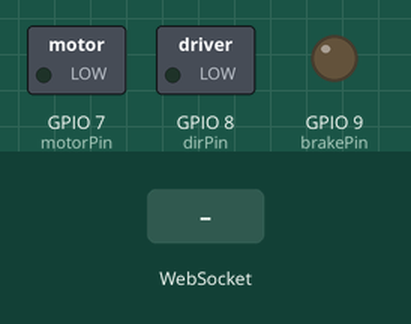
Recording of a sketch running on a simulated ESP32-S3. Shown: switched loads named in the sketch (green lamp = pin HIGH), output pins drawn as LEDs (lit = HIGH). Dashed ring = blinking. The test bench sets the inputs (shaded band). WiFi joins after 1.5 s; servers stay silent unless stated; what the sketch prints to the serial monitor is not drawn.

Above: at 2.7 s.
2.8 s: WebSocket text "AUTO:TOGGLE" received
At 3.2 s:
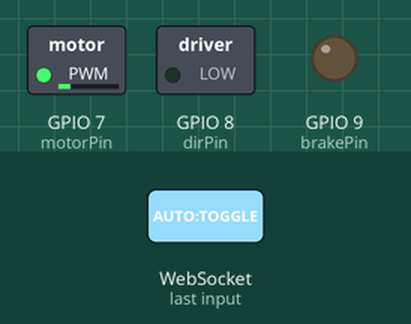
5.8 s: WebSocket text "DIR:TOGGLE" received
At 6.2 s:
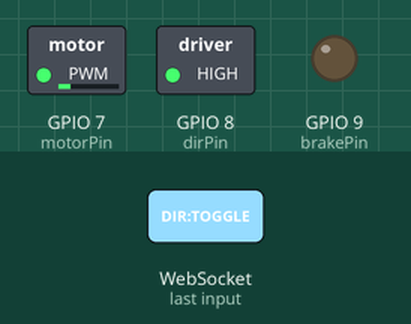
8.8 s: WebSocket text "PWM:" received
10.3 s: WebSocket text "BRAKE:TOGGLE" received
At 11.3 s:
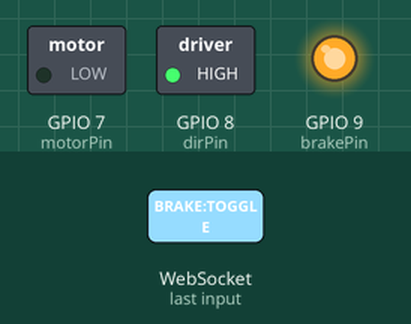
11.8 s: WebSocket text "DIR:TOGGLE" received
At 12.5 s:
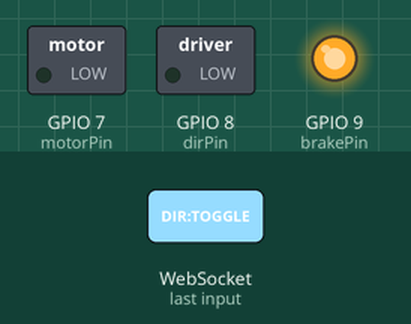
13.3 s: WebSocket text "AUTO:TOGGLE" received
At 14.2 s:
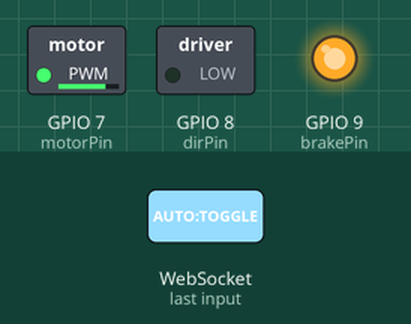
Timing chart, 0 to 17.3 s (numbered marks = the images above; inputs shaded):
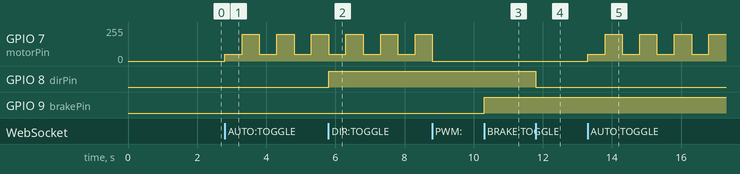

Measured:
- after the input at 2.8 s, GPIO 7 (motorPin): alternates 199/255 for 0.50 s and 50/255 for 0.50 s, starting at once
- after the input at 5.8 s, GPIO 8 (dirPin): LOW → HIGH at once
- after the input at 10.3 s, GPIO 9 (brakePin): LOW → HIGH at once
- after the input at 11.8 s, GPIO 8 (dirPin): HIGH → LOW at once
- after the input at 13.3 s, GPIO 7 (motorPin): alternates 199/255 for 0.50 s and 50/255 for 0.50 s, starting at once

The sketch:

Motor_PWM_med_retning_og_brems.ino
```cpp
#include <WiFi.h>
#include <WebSocketsServer.h>
#include <driver/ledc.h>
#include <WebServer.h>

// ====== Nettverksinnstillinger ======
// Skriv inn navn og passord for ditt eget WiFi før du laster opp programmet.
const char* ssid     = "DITT_WIFI_NAVN";
const char* password = "DITT_WIFI_PASSORD";

// ====== Pins ======
const int motorPin = 7;     // PWM utgang
const int dirPin   = 8;     // Retning
const int brakePin = 9;     // Brems

// ====== PWM ======
const int pwmChannel = 0;
const int pwmFreq = 40000;      // 40 kHz
const int pwmResolutionBits = 8; // 8-bit (0..255)

// ====== Web & WS ======
WebServer server(80);
WebSocketsServer webSocket = WebSocketsServer(81);

// ====== Auto-program variabler ======
bool autoMode = false;
int lowSpeed = 50;
int highSpeed = 200;
int lowTime = 500;   // ms (50..3000)
int highTime = 500;  // ms (50..3000)
unsigned long lowTimeMs = lowTime;
unsigned long highTimeMs = highTime;

enum AutoState { IDLE, RUN_LOW, RUN_HIGH };
AutoState autoState = IDLE;
unsigned long stateStart = 0;

// ====== Enkel HTML (slidere + knapper) ======
const char htmlPage[] PROGMEM = R"rawliteral(
<!DOCTYPE html>
<html>
<head>
  <meta charset="UTF-8">
  <title>Motorstyring ESP32</title>
  <style>
    body { font-family: Arial; text-align: center; margin-top: 18px; }
    .slider { width: 95%; height: 60px; margin: 8px 0; }
    button { font-size: 18px; padding: 12px 28px; margin: 10px; }
    .small { font-size: 14px; color: #444; }
  </style>
</head>
<body>
  <h2>Motorstyring ESP32</h2>

  <h3>Manuell</h3>
  <input id="pwmSlider" type="range" min="0" max="255" value="0" class="slider">
  <p>Fart (RAW 0-255): <span id="pwmVal">0</span></p>
  <button onclick="sendCmd('DIR:TOGGLE')">Bytt Retning</button>
  <button onclick="sendCmd('BRAKE:TOGGLE')">Brems</button>

  <hr>
  <h3>Auto Program</h3>
  <p>Lav hastighet: <span id="lowSpeedVal">50</span></p>
  <input id="lowSpeed" type="range" min="0" max="255" value="50" class="slider">
  <p>Høy hastighet: <span id="highSpeedVal">200</span></p>
  <input id="highSpeed" type="range" min="0" max="255" value="200" class="slider">
  <p>Tid lav (ms): <span id="lowTimeVal">500</span></p>
  <input id="lowTime" type="range" min="50" max="3000" value="500" class="slider">
  <p>Tid høy (ms): <span id="highTimeVal">500</span></p>
  <input id="highTime" type="range" min="50" max="3000" value="500" class="slider">

  <p><button onclick="sendCmd('AUTO:TOGGLE')">Start/Stop Auto</button></p>

<script>
  var ws;
  function init() {
    ws = new WebSocket('ws://' + window.location.hostname + ':81/');
    ws.onopen = function(){ console.log('ws open'); };
    ws.onmessage = function(evt){ console.log('recv', evt.data); };

    var pwm = document.getElementById('pwmSlider');
    var pwmVal = document.getElementById('pwmVal');
    pwm.oninput = function() {
      pwmVal.innerText = this.value;
      ws.send('PWM:' + this.value);
    };

    var ls = document.getElementById('lowSpeed');
    var hs = document.getElementById('highSpeed');
    var lt = document.getElementById('lowTime');
    var ht = document.getElementById('highTime');

    ls.oninput = function(){ document.getElementById('lowSpeedVal').innerText = this.value; ws.send('AUTO:LOWSPD:' + this.value); };
    hs.oninput = function(){ document.getElementById('highSpeedVal').innerText = this.value; ws.send('AUTO:HGHSPD:' + this.value); };
    lt.oninput = function(){ document.getElementById('lowTimeVal').innerText = this.value; ws.send('AUTO:LOWT:' + this.value); };
    ht.oninput = function(){ document.getElementById('highTimeVal').innerText = this.value; ws.send('AUTO:HGHT:' + this.value); };
  }

  function sendCmd(cmd){
    if (ws && ws.readyState === WebSocket.OPEN) ws.send(cmd);
  }
  window.addEventListener('load', init);
</script>
</body>
</html>
)rawliteral";

// ====== Hjelpefunksjon ======
int valueAfterLastColon(const String &s) {
  int idx = s.lastIndexOf(':');
  if (idx < 0) return 0;
  return s.substring(idx + 1).toInt();
}

// ====== WebSocket event ======
void onWebSocketEvent(uint8_t num, WStype_t type, uint8_t * payload, size_t length) {
  if (type != WStype_TEXT) return;
  String msg = String((char*)payload);
  Serial.printf("WS mottatt: %s\n", msg.c_str());

  if (msg.startsWith("PWM:")) {
    int duty = constrain(valueAfterLastColon(msg), 0, 255);
    ledc_set_duty(LEDC_LOW_SPEED_MODE, (ledc_channel_t)pwmChannel, duty);
    ledc_update_duty(LEDC_LOW_SPEED_MODE, (ledc_channel_t)pwmChannel);
    autoMode = false;
    autoState = IDLE;
    Serial.printf("Manuell PWM %d -> auto OFF\n", duty);
  }
  else if (msg.startsWith("DIR:TOGGLE")) {
    digitalWrite(dirPin, !digitalRead(dirPin));
    Serial.printf("DIR toggled -> %d\n", digitalRead(dirPin));
  }
  else if (msg.startsWith("BRAKE:TOGGLE")) {
    digitalWrite(brakePin, !digitalRead(brakePin));
    Serial.printf("BRAKE toggled -> %d\n", digitalRead(brakePin));
  }
  else if (msg.startsWith("AUTO:LOWSPD:")) {
    lowSpeed = constrain(valueAfterLastColon(msg), 0, 255);
    Serial.printf("Set lowSpeed=%d\n", lowSpeed);
  }
  else if (msg.startsWith("AUTO:HGHSPD:")) {
    highSpeed = constrain(valueAfterLastColon(msg), 0, 255);
    Serial.printf("Set highSpeed=%d\n", highSpeed);
  }
  else if (msg.startsWith("AUTO:LOWT:")) {
    lowTime = constrain(valueAfterLastColon(msg), 50, 3000);
    lowTimeMs = (unsigned long)lowTime;
    Serial.printf("Set lowTime=%d ms\n", lowTime);
  }
  else if (msg.startsWith("AUTO:HGHT:")) {
    highTime = constrain(valueAfterLastColon(msg), 50, 3000);
    highTimeMs = (unsigned long)highTime;
    Serial.printf("Set highTime=%d ms\n", highTime);
  }
  else if (msg.startsWith("AUTO:TOGGLE")) {
    autoMode = !autoMode;
    if (autoMode) {
      autoState = RUN_LOW;
      stateStart = millis();
      lowTimeMs = (unsigned long)lowTime;
      highTimeMs = (unsigned long)highTime;
      ledc_set_duty(LEDC_LOW_SPEED_MODE, (ledc_channel_t)pwmChannel, lowSpeed);
      ledc_update_duty(LEDC_LOW_SPEED_MODE, (ledc_channel_t)pwmChannel);
      Serial.println("Auto mode ON -> startet RUN_LOW");
    } else {
      autoState = IDLE;
      ledc_set_duty(LEDC_LOW_SPEED_MODE, (ledc_channel_t)pwmChannel, 0);
      ledc_update_duty(LEDC_LOW_SPEED_MODE, (ledc_channel_t)pwmChannel);
      Serial.println("Auto mode OFF -> motor stoppet");
    }
  }
}

void setup() {
  Serial.begin(115200);
  delay(10);

  // ====== WiFi uten fast IP (DHCP) ======
  WiFi.begin(ssid, password);
  Serial.print("Kobler til WiFi");
  while (WiFi.status() != WL_CONNECTED) {
    delay(300);
    Serial.print(".");
  }
  Serial.println();
  Serial.print("IP: ");
  Serial.println(WiFi.localIP());

  // ====== HTTP-server ======
  server.on("/", [](){
    server.send_P(200, "text/html", htmlPage);
  });
  server.begin();

  // ====== WebSocket ======
  webSocket.begin();
  webSocket.onEvent(onWebSocketEvent);

  // ====== PWM (LEDC) ======
  ledc_timer_config_t timer_cfg = {
    .speed_mode = LEDC_LOW_SPEED_MODE,
    .duty_resolution = (ledc_timer_bit_t)pwmResolutionBits,
    .timer_num = LEDC_TIMER_0,
    .freq_hz = pwmFreq,
    .clk_cfg = LEDC_AUTO_CLK
  };
  ledc_timer_config(&timer_cfg);

  ledc_channel_config_t ch_cfg = {
    .gpio_num = motorPin,
    .speed_mode = LEDC_LOW_SPEED_MODE,
    .channel = (ledc_channel_t)pwmChannel,
    .intr_type = LEDC_INTR_DISABLE,
    .timer_sel = LEDC_TIMER_0,
    .duty = 0,
    .hpoint = 0
  };
  ledc_channel_config(&ch_cfg);

  // ====== I/O ======
  pinMode(dirPin, OUTPUT);
  pinMode(brakePin, OUTPUT);
  digitalWrite(dirPin, LOW);
  digitalWrite(brakePin, LOW);

  Serial.println("Setup ferdig.");
}

void loop() {
  webSocket.loop();
  server.handleClient();

  if (!autoMode) return;

  unsigned long now = millis();
  unsigned long elapsed = now - stateStart;

  switch (autoState) {
    case RUN_LOW:
      if (elapsed >= lowTimeMs) {
        autoState = RUN_HIGH;
        stateStart = now;
        ledc_set_duty(LEDC_LOW_SPEED_MODE, (ledc_channel_t)pwmChannel, highSpeed);
        ledc_update_duty(LEDC_LOW_SPEED_MODE, (ledc_channel_t)pwmChannel);
        Serial.printf("Auto: bytter til RUN_HIGH (hast %d, varighet %lums)\n", highSpeed, highTimeMs);
      }
      break;

    case RUN_HIGH:
      if (elapsed >= highTimeMs) {
        autoState = RUN_LOW;
        stateStart = now;
        ledc_set_duty(LEDC_LOW_SPEED_MODE, (ledc_channel_t)pwmChannel, lowSpeed);
        ledc_update_duty(LEDC_LOW_SPEED_MODE, (ledc_channel_t)pwmChannel);
        Serial.printf("Auto: bytter til RUN_LOW (hast %d, varighet %lums)\n", lowSpeed, lowTimeMs);
      }
      break;

    default:
      break;
  }
}
```
